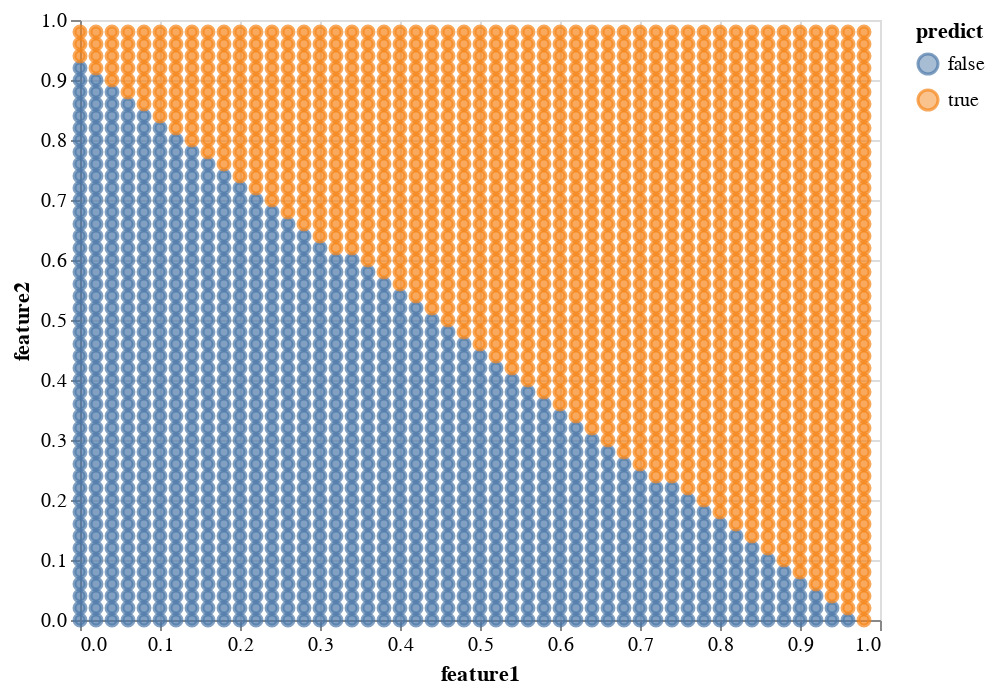

The notebook cell this image was saved under:
### Markdown cell above
Here is a graph of out the points.

### Code cell
chart = (alt.Chart(all_df)
    .mark_point()
    .encode(
        x = "feature1",
        y = "feature2",
        color="predict",
        fill = "predict",
    ))
chart

### Figure 1 — Vega-Lite specification as saved in the notebook (floating-point values rounded to 4 significant figures; data arrays with more than 128 entries replaced by an {"elided": "..."} marker saying what was removed)
{"config": {"view": {"continuousWidth": 400, "continuousHeight": 300}}, "data": {"name": "data-0aa54f3368aec96e35093579d1d857b8"}, "mark": "point", "encoding": {"color": {"type": "nominal", "field": "predict"}, "fill": {"type": "nominal", "field": "predict"}, "x": {"type": "quantitative", "field": "feature1"}, "y": {"type": "quantitative", "field": "feature2"}}, "$schema": "https://vega.github.io/schema/vega-lite/v4.8.1.json", "datasets": {"data-0aa54f3368aec96e35093579d1d857b8": {"elided": "2500 records"}}}
